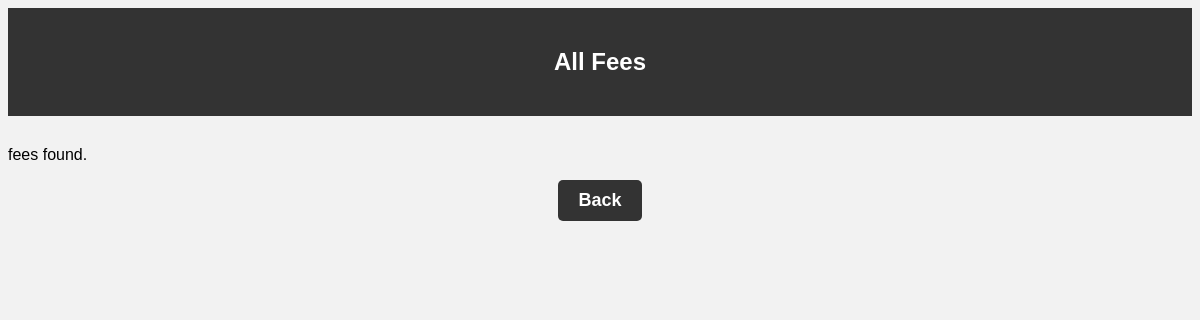
Before: /AdminFees.php (signed in) with the older database file.
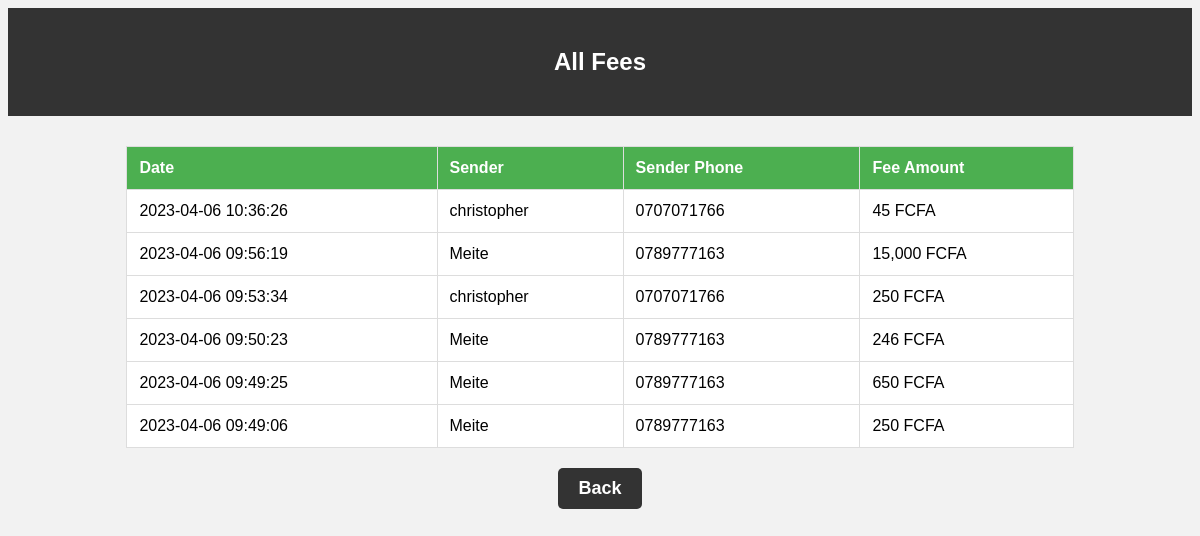
After: the same page with the newer database file.
### tables this page shows
CREATE TABLE `transaction` (
  `transaction_id` int(11) NOT NULL,
  `transaction_number` varchar(100) DEFAULT NULL,
  `sender` varchar(111) NOT NULL,
  `receiver` varchar(111) NOT NULL,
  `timestamp` timestamp NOT NULL DEFAULT current_timestamp() ON UPDATE current_timestamp(),
  `amount` int(11) NOT NULL,
  `fees` decimal(10,2) NOT NULL DEFAULT 0.00
);

CREATE TABLE `atlasin` (
  `id` int(11) UNSIGNED NOT NULL,
  `name` text NOT NULL,
  `email` varchar(100) NOT NULL,
  `phone` varchar(10) NOT NULL,
  `password` int(4) NOT NULL,
  `balance` int(11) NOT NULL
);

### AdminFees.php (the view, shortened to what this page needs)
<?php
include "db_connect.php";
$sql_transactions = "SELECT t.timestamp, t.sender, t.fees, u.name as sender_name, u.phone as sender_phone
    FROM transaction t
    INNER JOIN atlasin u ON t.sender = u.id
    WHERE t.fees > 0
    ORDER BY t.timestamp DESC ";
$result_transactions = mysqli_query($conn, $sql_transactions);
?>
<!DOCTYPE html>
<html>
<head>
</head>
<body>
    <header>
    <h2>All Fees </h2>
    </header>
    <?php if (mysqli_num_rows($result_transactions) > 0): ?>
        <table>
            <thead>
                <tr>
                   <th>Date</th>
                    <th>Sender</th>
                    <th>Sender Phone</th>
                     <th>Fee Amount</th>
                </tr>
            </thead>
            <tbody>
                <?php while ($row = mysqli_fetch_assoc($result_transactions)): ?>
                    <tr>
                       <td><?php echo $row['timestamp']; ?></td>
                        <td><?php echo $row['sender_name']; ?></td>
                        <td><?php echo $row['sender_phone']; ?></td>
						<td><?php echo number_format($row['fees'], 0, '', ','); ?> FCFA</td>
                    </tr>
                <?php endwhile; ?>
            </tbody>
        </table>
    <?php else: ?>
        <p>fees found.</p>
    <?php endif; ?>
    <div class="button-container-div">
    <input type="button" value="Back" onclick="window.location.href='AdminPage.php'">
    </div>
</body>
</html>

Changed rows visible on the page:
now on this page (row edited): transaction: timestamp "2023-04-06 10:36:26", atlasin.name "christopher", atlasin.phone "0707071766", fees "45"
now on this page (row edited): transaction: timestamp "2023-04-06 09:56:19", atlasin.name "Meite", atlasin.phone "0789777163", fees "15,000"
now on this page (row edited): transaction: timestamp "2023-04-06 09:53:34", atlasin.name "christopher", atlasin.phone "0707071766", fees "250"
now on this page (row edited): transaction: timestamp "2023-04-06 09:50:23", atlasin.name "Meite", atlasin.phone "0789777163", fees "246"
now on this page (row edited): transaction: timestamp "2023-04-06 09:49:25", atlasin.name "Meite", atlasin.phone "0789777163", fees "650"
now on this page (row edited): transaction: timestamp "2023-04-06 09:49:06", atlasin.name "Meite", atlasin.phone "0789777163", fees "250"
Other visible differences:
text no longer shown: "fees found."
text now shown: "Date Sender Sender Phone Fee Amount"
